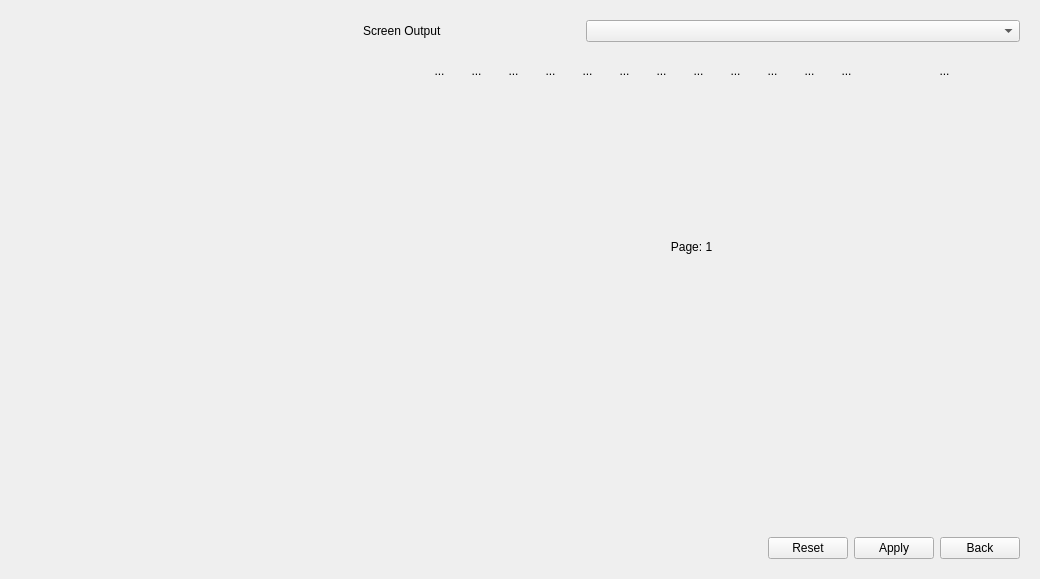
<?xml version="1.0" encoding="UTF-8"?>
<ui version="4.0">
 <class>LayoutSettings</class>
 <widget class="QWidget" name="LayoutSettings">
  <property name="geometry">
   <rect>
    <x>0</x>
    <y>0</y>
    <width>1040</width>
    <height>579</height>
   </rect>
  </property>
  <property name="windowTitle">
   <string>Form</string>
  </property>
  <layout class="QHBoxLayout" name="horizontalLayout">
   <item>
    <widget class="QWidget" name="widget_left" native="true">
     <property name="sizePolicy">
      <sizepolicy hsizetype="Preferred" vsizetype="Preferred">
       <horstretch>1</horstretch>
       <verstretch>0</verstretch>
      </sizepolicy>
     </property>
     <layout class="QVBoxLayout" name="verticalLayout">
      <item>
       <widget class="CommonVideo" name="video" native="true">
        <property name="minimumSize">
         <size>
          <width>0</width>
          <height>100</height>
         </size>
        </property>
       </widget>
      </item>
      <item>
       <widget class="QWidget" name="widget_channel" native="true">
        <property name="minimumSize">
         <size>
          <width>0</width>
          <height>100</height>
         </size>
        </property>
        <property name="styleSheet">
         <string notr="true">QPushButton
{
    outline: 0px;
    border: 0px;
    border-radius: 0px;
    padding-left: 0px;
    padding-right: 0px;
    min-width: 40px;
	min-height: 25px;
    color: #4A4A4A;
    background-color: #E1E1E1;
}
QPushButton:hover
{
    background-color: #d0d0d0;
}
QPushButton:pressed
{
    background-color: #2B9CC6;
}
QPushButton:checked
{
    background-color: #2B9CC6;
}</string>
        </property>
        <layout class="QGridLayout" name="gridLayout_channel"/>
       </widget>
      </item>
      <item>
       <spacer name="verticalSpacer">
        <property name="orientation">
         <enum>Qt::Vertical</enum>
        </property>
        <property name="sizeHint" stdset="0">
         <size>
          <width>20</width>
          <height>40</height>
         </size>
        </property>
       </spacer>
      </item>
     </layout>
    </widget>
   </item>
   <item>
    <widget class="QWidget" name="widget_right" native="true">
     <property name="sizePolicy">
      <sizepolicy hsizetype="Preferred" vsizetype="Preferred">
       <horstretch>2</horstretch>
       <verstretch>0</verstretch>
      </sizepolicy>
     </property>
     <layout class="QVBoxLayout" name="verticalLayout_2">
      <item>
       <widget class="QWidget" name="widgetScreen" native="true">
        <layout class="QHBoxLayout" name="horizontalLayout_4">
         <property name="leftMargin">
          <number>0</number>
         </property>
         <property name="topMargin">
          <number>0</number>
         </property>
         <property name="rightMargin">
          <number>0</number>
         </property>
         <property name="bottomMargin">
          <number>0</number>
         </property>
         <item>
          <widget class="QLabel" name="labelScreen">
           <property name="sizePolicy">
            <sizepolicy hsizetype="Preferred" vsizetype="Preferred">
             <horstretch>1</horstretch>
             <verstretch>0</verstretch>
            </sizepolicy>
           </property>
           <property name="text">
            <string>Screen Output</string>
           </property>
          </widget>
         </item>
         <item>
          <widget class="ComboBox" name="comboBoxScreen">
           <property name="sizePolicy">
            <sizepolicy hsizetype="Preferred" vsizetype="Fixed">
             <horstretch>2</horstretch>
             <verstretch>0</verstretch>
            </sizepolicy>
           </property>
          </widget>
         </item>
        </layout>
       </widget>
      </item>
      <item>
       <widget class="QWidget" name="widget_layoutButton" native="true">
        <property name="styleSheet">
         <string notr="true">QToolButton
{
border: 1px solid transparent;
border-radius: 3px;
padding-left: 5px;
padding-right: 5px;
}
QToolButton:hover
{
border: 1px solid #71D6FC;
}
QToolButton:checked
{
border: 1px solid #0AA9E3;
}</string>
        </property>
        <layout class="QHBoxLayout" name="horizontalLayout_2">
         <property name="leftMargin">
          <number>0</number>
         </property>
         <property name="topMargin">
          <number>0</number>
         </property>
         <property name="rightMargin">
          <number>0</number>
         </property>
         <property name="bottomMargin">
          <number>0</number>
         </property>
         <item>
          <spacer name="horizontalSpacer_2">
           <property name="orientation">
            <enum>Qt::Horizontal</enum>
           </property>
           <property name="sizeHint" stdset="0">
            <size>
             <width>40</width>
             <height>20</height>
            </size>
           </property>
          </spacer>
         </item>
         <item>
          <widget class="QToolButton" name="toolButton_layout1">
           <property name="text">
            <string>...</string>
           </property>
           <property name="icon">
            <iconset resource="../../resource/resource.qrc">
             <normaloff>:/layout/layout/layout1.png</normaloff>:/layout/layout/layout1.png</iconset>
           </property>
           <property name="iconSize">
            <size>
             <width>40</width>
             <height>40</height>
            </size>
           </property>
           <property name="checkable">
            <bool>true</bool>
           </property>
          </widget>
         </item>
         <item>
          <widget class="QToolButton" name="toolButton_layout4">
           <property name="text">
            <string>...</string>
           </property>
           <property name="icon">
            <iconset resource="../../resource/resource.qrc">
             <normaloff>:/layout/layout/layout4.png</normaloff>:/layout/layout/layout4.png</iconset>
           </property>
           <property name="iconSize">
            <size>
             <width>40</width>
             <height>40</height>
            </size>
           </property>
           <property name="checkable">
            <bool>true</bool>
           </property>
          </widget>
         </item>
         <item>
          <widget class="QToolButton" name="toolButton_layout8">
           <property name="text">
            <string>...</string>
           </property>
           <property name="icon">
            <iconset resource="../../resource/resource.qrc">
             <normaloff>:/layout/layout/layout8.png</normaloff>:/layout/layout/layout8.png</iconset>
           </property>
           <property name="iconSize">
            <size>
             <width>40</width>
             <height>40</height>
            </size>
           </property>
           <property name="checkable">
            <bool>true</bool>
           </property>
          </widget>
         </item>
         <item>
          <widget class="QToolButton" name="toolButton_layout8_1">
           <property name="text">
            <string>...</string>
           </property>
           <property name="icon">
            <iconset resource="../../resource/resource.qrc">
             <normaloff>:/layout/layout/layout8_1.png</normaloff>:/layout/layout/layout8_1.png</iconset>
           </property>
           <property name="iconSize">
            <size>
             <width>40</width>
             <height>40</height>
            </size>
           </property>
           <property name="checkable">
            <bool>true</bool>
           </property>
          </widget>
         </item>
         <item>
          <widget class="QToolButton" name="toolButton_layout9">
           <property name="text">
            <string>...</string>
           </property>
           <property name="icon">
            <iconset resource="../../resource/resource.qrc">
             <normaloff>:/layout/layout/layout9.png</normaloff>:/layout/layout/layout9.png</iconset>
           </property>
           <property name="iconSize">
            <size>
             <width>40</width>
             <height>40</height>
            </size>
           </property>
           <property name="checkable">
            <bool>true</bool>
           </property>
          </widget>
         </item>
         <item>
          <widget class="QToolButton" name="toolButton_layout12">
           <property name="text">
            <string>...</string>
           </property>
           <property name="icon">
            <iconset resource="../../resource/resource.qrc">
             <normaloff>:/layout/layout/layout12.png</normaloff>:/layout/layout/layout12.png</iconset>
           </property>
           <property name="iconSize">
            <size>
             <width>40</width>
             <height>40</height>
            </size>
           </property>
           <property name="checkable">
            <bool>true</bool>
           </property>
          </widget>
         </item>
         <item>
          <widget class="QToolButton" name="toolButton_layout12_1">
           <property name="text">
            <string>...</string>
           </property>
           <property name="icon">
            <iconset resource="../../resource/resource.qrc">
             <normaloff>:/layout/layout/layout12_1.png</normaloff>:/layout/layout/layout12_1.png</iconset>
           </property>
           <property name="iconSize">
            <size>
             <width>40</width>
             <height>40</height>
            </size>
           </property>
           <property name="checkable">
            <bool>true</bool>
           </property>
          </widget>
         </item>
         <item>
          <widget class="QToolButton" name="toolButton_layout14">
           <property name="text">
            <string>...</string>
           </property>
           <property name="icon">
            <iconset resource="../../resource/resource.qrc">
             <normaloff>:/layout/layout/layout14.png</normaloff>:/layout/layout/layout14.png</iconset>
           </property>
           <property name="iconSize">
            <size>
             <width>40</width>
             <height>40</height>
            </size>
           </property>
           <property name="checkable">
            <bool>true</bool>
           </property>
          </widget>
         </item>
         <item>
          <widget class="QToolButton" name="toolButton_layout16">
           <property name="text">
            <string>...</string>
           </property>
           <property name="icon">
            <iconset resource="../../resource/resource.qrc">
             <normaloff>:/layout/layout/layout16.png</normaloff>:/layout/layout/layout16.png</iconset>
           </property>
           <property name="iconSize">
            <size>
             <width>40</width>
             <height>40</height>
            </size>
           </property>
           <property name="checkable">
            <bool>true</bool>
           </property>
          </widget>
         </item>
         <item>
          <widget class="QToolButton" name="toolButton_layout25">
           <property name="text">
            <string>...</string>
           </property>
           <property name="icon">
            <iconset resource="../../resource/resource.qrc">
             <normaloff>:/layout/layout/layout25.png</normaloff>:/layout/layout/layout25.png</iconset>
           </property>
           <property name="iconSize">
            <size>
             <width>40</width>
             <height>40</height>
            </size>
           </property>
           <property name="checkable">
            <bool>true</bool>
           </property>
          </widget>
         </item>
         <item>
          <widget class="QToolButton" name="toolButton_layout32">
           <property name="text">
            <string>...</string>
           </property>
           <property name="icon">
            <iconset resource="../../resource/resource.qrc">
             <normaloff>:/layout/layout/layout32.png</normaloff>:/layout/layout/layout32.png</iconset>
           </property>
           <property name="iconSize">
            <size>
             <width>40</width>
             <height>40</height>
            </size>
           </property>
           <property name="checkable">
            <bool>true</bool>
           </property>
          </widget>
         </item>
         <item>
          <widget class="QToolButton" name="toolButton_layout32_2">
           <property name="text">
            <string>...</string>
           </property>
           <property name="icon">
            <iconset resource="../../resource/resource.qrc">
             <normaloff>:/layout/layout/layout32_2.png</normaloff>:/layout/layout/layout32_2.png</iconset>
           </property>
           <property name="iconSize">
            <size>
             <width>40</width>
             <height>40</height>
            </size>
           </property>
           <property name="checkable">
            <bool>true</bool>
           </property>
          </widget>
         </item>
         <item>
          <widget class="QToolButton" name="toolButton_layout64">
           <property name="text">
            <string/>
           </property>
           <property name="icon">
            <iconset resource="../../resource/resource.qrc">
             <normaloff>:/layout/layout/layout64.png</normaloff>:/layout/layout/layout64.png</iconset>
           </property>
           <property name="iconSize">
            <size>
             <width>40</width>
             <height>40</height>
            </size>
           </property>
           <property name="checkable">
            <bool>true</bool>
           </property>
          </widget>
         </item>
         <item>
          <widget class="CustomLayoutButton" name="toolButtonCustom">
           <property name="text">
            <string>...</string>
           </property>
           <property name="icon">
            <iconset resource="../../resource/resource.qrc">
             <normaloff>:/layout/layout/custom_layout_setting.png</normaloff>:/layout/layout/custom_layout_setting.png</iconset>
           </property>
           <property name="iconSize">
            <size>
             <width>40</width>
             <height>40</height>
            </size>
           </property>
           <property name="checkable">
            <bool>true</bool>
           </property>
          </widget>
         </item>
         <item>
          <spacer name="horizontalSpacer_3">
           <property name="orientation">
            <enum>Qt::Horizontal</enum>
           </property>
           <property name="sizeHint" stdset="0">
            <size>
             <width>40</width>
             <height>20</height>
            </size>
           </property>
          </spacer>
         </item>
        </layout>
       </widget>
      </item>
      <item>
       <widget class="QWidget" name="widget_preview" native="true">
        <property name="sizePolicy">
         <sizepolicy hsizetype="Preferred" vsizetype="Preferred">
          <horstretch>0</horstretch>
          <verstretch>1</verstretch>
         </sizepolicy>
        </property>
       </widget>
      </item>
      <item>
       <widget class="QLabel" name="label_page">
        <property name="text">
         <string>Page: 1</string>
        </property>
        <property name="alignment">
         <set>Qt::AlignCenter</set>
        </property>
        <property name="style" stdset="0">
         <string>normal</string>
        </property>
       </widget>
      </item>
      <item>
       <widget class="QWidget" name="widget_currentPage" native="true">
        <property name="sizePolicy">
         <sizepolicy hsizetype="Preferred" vsizetype="Preferred">
          <horstretch>0</horstretch>
          <verstretch>2</verstretch>
         </sizepolicy>
        </property>
        <layout class="QGridLayout" name="gridLayout_currentPage">
         <property name="leftMargin">
          <number>0</number>
         </property>
         <property name="rightMargin">
          <number>0</number>
         </property>
        </layout>
       </widget>
      </item>
      <item>
       <layout class="QHBoxLayout" name="horizontalLayout_3">
        <item>
         <spacer name="horizontalSpacer">
          <property name="orientation">
           <enum>Qt::Horizontal</enum>
          </property>
          <property name="sizeHint" stdset="0">
           <size>
            <width>40</width>
            <height>20</height>
           </size>
          </property>
         </spacer>
        </item>
        <item>
         <widget class="MyPushButton" name="pushButton_reset">
          <property name="text">
           <string>Reset</string>
          </property>
         </widget>
        </item>
        <item>
         <widget class="MyPushButton" name="pushButton_apply">
          <property name="text">
           <string>Apply</string>
          </property>
         </widget>
        </item>
        <item>
         <widget class="MyPushButton" name="pushButton_back">
          <property name="text">
           <string>Back</string>
          </property>
         </widget>
        </item>
       </layout>
      </item>
     </layout>
    </widget>
   </item>
  </layout>
 </widget>
 <customwidgets>
  <customwidget>
   <class>MyPushButton</class>
   <extends>QPushButton</extends>
   <header>mypushbutton.h</header>
  </customwidget>
  <customwidget>
   <class>CommonVideo</class>
   <extends>QWidget</extends>
   <header>commonvideo.h</header>
   <container>1</container>
  </customwidget>
  <customwidget>
   <class>ComboBox</class>
   <extends>QComboBox</extends>
   <header>combobox.h</header>
  </customwidget>
  <customwidget>
   <class>CustomLayoutButton</class>
   <extends>QToolButton</extends>
   <header>CustomLayoutButton.h</header>
  </customwidget>
 </customwidgets>
 <resources>
  <include location="../../resource/resource.qrc"/>
 </resources>
 <connections/>
</ui>
